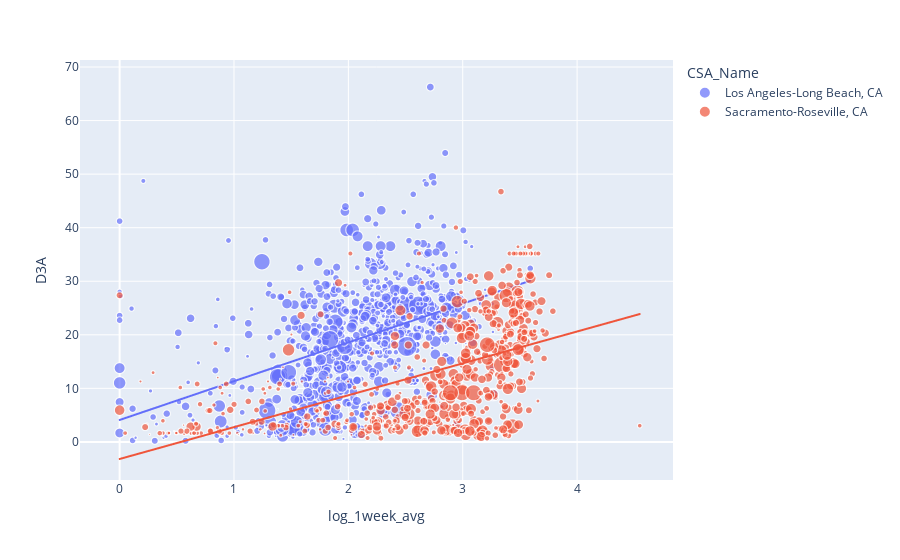

Notebook source saved alongside this figure:
### Markdown cell above
### $6 total road network density and AQI -- Sizw: higher wage jobs
#### LA has higher road net work density and sacramento may have higher wage, but there is a strong tend line indicating that better wage jobs are in areas with worst air quality

### Code cell
#road network density - bigger bubbles are higher wages
fig = px.scatter(sacla, x=target, y="D3A", color="CSA_Name",
                 size='R_HiWageWk', hover_data=['D4A_Ranked'], trendline="ols")
fig.show()

### Figure 1 — Plotly figure (JSON) as saved in the notebook; plotly's stock layout.template omitted (floating-point values rounded to 4 significant figures; data arrays with more than 128 entries replaced by an {"elided": "..."} marker saying what was removed)
{"data": [{"customdata": {"elided": "820x1 int values"}, "hovertemplate": "CSA_Name=Los Angeles-Long Beach, CA<br>log_1week_avg=%{x}<br>D3A=%{y}<br>R_HiWageWk=%{marker.size}<br>D4A_Ranked=%{customdata[0]}<extra></extra>", "legendgroup": "Los Angeles-Long Beach, CA", "marker": {"color": "#636efa", "size": {"elided": "820 int values"}, "sizemode": "area", "sizeref": 6.135, "symbol": "circle"}, "mode": "markers", "name": "Los Angeles-Long Beach, CA", "showlegend": true, "type": "scattergl", "x": {"elided": "820 float values"}, "xaxis": "x", "y": {"elided": "820 float values"}, "yaxis": "y"}, {"hovertemplate": "<b>OLS trendline</b><br>D3A = 7.24098 * log_1week_avg + 4.09309<br>R<sup>2</sup>=0.199366<br><br>CSA_Name=Los Angeles-Long Beach, CA<br>log_1week_avg=%{x}<br>D3A=%{y} <b>(trend)</b><extra></extra>", "legendgroup": "Los Angeles-Long Beach, CA", "marker": {"color": "#636efa", "symbol": "circle"}, "mode": "lines", "name": "Los Angeles-Long Beach, CA", "showlegend": false, "type": "scattergl", "x": {"elided": "820 float values"}, "xaxis": "x", "y": {"elided": "820 float values"}, "yaxis": "y"}, {"customdata": {"elided": "616x1 int values"}, "hovertemplate": "CSA_Name=Sacramento-Roseville, CA<br>log_1week_avg=%{x}<br>D3A=%{y}<br>R_HiWageWk=%{marker.size}<br>D4A_Ranked=%{customdata[0]}<extra></extra>", "legendgroup": "Sacramento-Roseville, CA", "marker": {"color": "#EF553B", "size": {"elided": "616 int values"}, "sizemode": "area", "sizeref": 6.135, "symbol": "circle"}, "mode": "markers", "name": "Sacramento-Roseville, CA", "showlegend": true, "type": "scattergl", "x": {"elided": "616 float values"}, "xaxis": "x", "y": {"elided": "616 float values"}, "yaxis": "y"}, {"hovertemplate": "<b>OLS trendline</b><br>D3A = 5.95223 * log_1week_avg + -3.19447<br>R<sup>2</sup>=0.266793<br><br>CSA_Name=Sacramento-Roseville, CA<br>log_1week_avg=%{x}<br>D3A=%{y} <b>(trend)</b><extra></extra>", "legendgroup": "Sacramento-Roseville, CA", "marker": {"color": "#EF553B", "symbol": "circle"}, "mode": "lines", "name": "Sacramento-Roseville, CA", "showlegend": false, "type": "scattergl", "x": {"elided": "616 float values"}, "xaxis": "x", "y": {"elided": "616 float values"}, "yaxis": "y"}], "layout": {"legend": {"itemsizing": "constant", "title": {"text": "CSA_Name"}, "tracegroupgap": 0}, "margin": {"t": 60}, "xaxis": {"anchor": "y", "domain": [0, 1], "title": {"text": "log_1week_avg"}}, "yaxis": {"anchor": "x", "domain": [0, 1], "title": {"text": "D3A"}}}}
